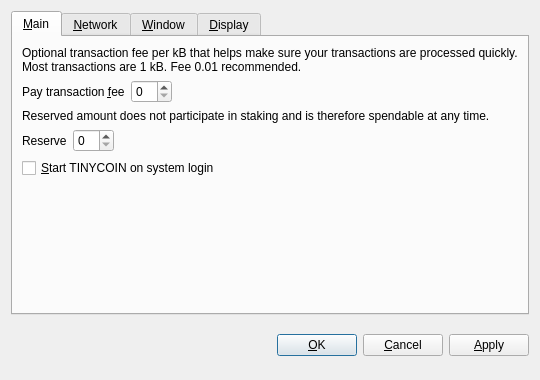
<?xml version="1.0" encoding="UTF-8"?>
<ui version="4.0">
 <class>OptionsDialog</class>
 <widget class="QDialog" name="OptionsDialog">
  <property name="geometry">
   <rect>
    <x>0</x>
    <y>0</y>
    <width>540</width>
    <height>380</height>
   </rect>
  </property>
  <property name="windowTitle">
   <string>Options</string>
  </property>
  <property name="modal">
   <bool>true</bool>
  </property>
  <layout class="QVBoxLayout" name="verticalLayout">
   <item>
    <widget class="QTabWidget" name="tabWidget">
     <property name="tabPosition">
      <enum>QTabWidget::North</enum>
     </property>
     <property name="currentIndex">
      <number>0</number>
     </property>
     <widget class="QWidget" name="tabMain">
      <attribute name="title">
       <string>&amp;Main</string>
      </attribute>
      <layout class="QVBoxLayout" name="verticalLayout_Main">
       <item>
        <widget class="QLabel" name="transactionFeeInfoLabel">
         <property name="text">
          <string>Optional transaction fee per kB that helps make sure your transactions are processed quickly. Most transactions are 1 kB. Fee 0.01 recommended.</string>
         </property>
         <property name="textFormat">
          <enum>Qt::PlainText</enum>
         </property>
         <property name="wordWrap">
          <bool>true</bool>
         </property>
        </widget>
       </item>
       <item>
        <layout class="QHBoxLayout" name="horizontalLayoutFee">
         <item>
          <widget class="QLabel" name="transactionFeeLabel">
           <property name="text">
            <string>Pay transaction &amp;fee</string>
           </property>
           <property name="textFormat">
            <enum>Qt::PlainText</enum>
           </property>
           <property name="buddy">
            <cstring>transactionFee</cstring>
           </property>
          </widget>
         </item>
         <item>
          <widget class="BitcoinAmountField" name="transactionFee"/>
         </item>
         <item>
          <spacer name="horizontalSpacerFee">
           <property name="orientation">
            <enum>Qt::Horizontal</enum>
           </property>
           <property name="sizeHint" stdset="0">
            <size>
             <width>40</width>
             <height>20</height>
            </size>
           </property>
          </spacer>
         </item>
        </layout>
       </item>
       <item>
        <widget class="QLabel" name="reserveBalanceInfoLabel">
         <property name="text">
          <string>Reserved amount does not participate in staking and is therefore spendable at any time.</string>
         </property>
         <property name="textFormat">
          <enum>Qt::PlainText</enum>
         </property>
         <property name="wordWrap">
          <bool>true</bool>
         </property>
        </widget>
       </item>
       <item>
        <layout class="QHBoxLayout" name="horizontalLayoutReserveBalance">
         <item>
          <widget class="QLabel" name="reserveBalanceLabel">
           <property name="text">
            <string>Reserve</string>
           </property>
           <property name="textFormat">
            <enum>Qt::PlainText</enum>
           </property>
           <property name="buddy">
            <cstring>reserveBalance</cstring>
           </property>
          </widget>
         </item>
         <item>
          <widget class="BitcoinAmountField" name="reserveBalance"/>
         </item>
         <item>
          <spacer name="horizontalSpacerReserveBalance">
           <property name="orientation">
            <enum>Qt::Horizontal</enum>
           </property>
           <property name="sizeHint" stdset="0">
            <size>
             <width>40</width>
             <height>20</height>
            </size>
           </property>
          </spacer>
         </item>
        </layout>
       </item>
       <item>
        <widget class="QCheckBox" name="bitcoinAtStartup">
         <property name="toolTip">
          <string>Automatically start TINYCOIN after logging in to the system.</string>
         </property>
         <property name="text">
          <string>&amp;Start TINYCOIN on system login</string>
         </property>
        </widget>
       </item>
       <item>
        <spacer name="verticalSpacer_Main">
         <property name="orientation">
          <enum>Qt::Vertical</enum>
         </property>
         <property name="sizeHint" stdset="0">
          <size>
           <width>20</width>
           <height>40</height>
          </size>
         </property>
        </spacer>
       </item>
      </layout>
     </widget>
     <widget class="QWidget" name="tabNetwork">
      <attribute name="title">
       <string>&amp;Network</string>
      </attribute>
      <layout class="QVBoxLayout" name="verticalLayout_Network">
       <item>
        <widget class="QCheckBox" name="mapPortUpnp">
         <property name="toolTip">
          <string>Automatically open the TINYCOIN client port on the router. This only works when your router supports UPnP and it is enabled.</string>
         </property>
         <property name="text">
          <string>Map port using &amp;UPnP</string>
         </property>
        </widget>
       </item>
       <item>
        <widget class="QCheckBox" name="connectSocks">
         <property name="toolTip">
          <string>Connect to the TINYCOIN network through a SOCKS proxy (e.g. when connecting through Tor).</string>
         </property>
         <property name="text">
          <string>&amp;Connect through SOCKS proxy:</string>
         </property>
        </widget>
       </item>
       <item>
        <layout class="QHBoxLayout" name="horizontalLayout_Network">
         <item>
          <widget class="QLabel" name="proxyIpLabel">
           <property name="text">
            <string>Proxy &amp;IP:</string>
           </property>
           <property name="textFormat">
            <enum>Qt::PlainText</enum>
           </property>
           <property name="buddy">
            <cstring>proxyIp</cstring>
           </property>
          </widget>
         </item>
         <item>
          <widget class="QValidatedLineEdit" name="proxyIp">
           <property name="maximumSize">
            <size>
             <width>140</width>
             <height>16777215</height>
            </size>
           </property>
           <property name="toolTip">
            <string>IP address of the proxy (e.g. 127.0.0.1)</string>
           </property>
          </widget>
         </item>
         <item>
          <widget class="QLabel" name="proxyPortLabel">
           <property name="text">
            <string>&amp;Port:</string>
           </property>
           <property name="textFormat">
            <enum>Qt::PlainText</enum>
           </property>
           <property name="buddy">
            <cstring>proxyPort</cstring>
           </property>
          </widget>
         </item>
         <item>
          <widget class="QLineEdit" name="proxyPort">
           <property name="maximumSize">
            <size>
             <width>55</width>
             <height>16777215</height>
            </size>
           </property>
           <property name="toolTip">
            <string>Port of the proxy (e.g. 9050)</string>
           </property>
          </widget>
         </item>
         <item>
          <widget class="QLabel" name="socksVersionLabel">
           <property name="text">
            <string>SOCKS &amp;Version:</string>
           </property>
           <property name="textFormat">
            <enum>Qt::PlainText</enum>
           </property>
           <property name="buddy">
            <cstring>socksVersion</cstring>
           </property>
          </widget>
         </item>
         <item>
          <widget class="QValueComboBox" name="socksVersion">
           <property name="toolTip">
            <string>SOCKS version of the proxy (e.g. 5)</string>
           </property>
          </widget>
         </item>
         <item>
          <spacer name="horizontalSpacer_Network">
           <property name="orientation">
            <enum>Qt::Horizontal</enum>
           </property>
           <property name="sizeHint" stdset="0">
            <size>
             <width>40</width>
             <height>20</height>
            </size>
           </property>
          </spacer>
         </item>
        </layout>
       </item>
       <item>
        <spacer name="verticalSpacer_Network">
         <property name="orientation">
          <enum>Qt::Vertical</enum>
         </property>
         <property name="sizeHint" stdset="0">
          <size>
           <width>20</width>
           <height>40</height>
          </size>
         </property>
        </spacer>
       </item>
      </layout>
     </widget>
     <widget class="QWidget" name="tabWindow">
      <attribute name="title">
       <string>&amp;Window</string>
      </attribute>
      <layout class="QVBoxLayout" name="verticalLayout_Window">
       <item>
        <widget class="QCheckBox" name="minimizeToTray">
         <property name="toolTip">
          <string>Show only a tray icon after minimizing the window.</string>
         </property>
         <property name="text">
          <string>&amp;Minimize to the tray instead of the taskbar</string>
         </property>
        </widget>
       </item>
       <item>
        <widget class="QCheckBox" name="minimizeOnClose">
         <property name="toolTip">
          <string>Minimize instead of exit the application when the window is closed. When this option is enabled, the application will be closed only after selecting Quit in the menu.</string>
         </property>
         <property name="text">
          <string>M&amp;inimize on close</string>
         </property>
        </widget>
       </item>
       <item>
        <spacer name="verticalSpacer_Window">
         <property name="orientation">
          <enum>Qt::Vertical</enum>
         </property>
         <property name="sizeHint" stdset="0">
          <size>
           <width>20</width>
           <height>40</height>
          </size>
         </property>
        </spacer>
       </item>
      </layout>
     </widget>
     <widget class="QWidget" name="tabDisplay">
      <attribute name="title">
       <string>&amp;Display</string>
      </attribute>
      <layout class="QVBoxLayout" name="verticalLayout_Display">
       <item>
        <layout class="QHBoxLayout" name="horizontalLayout_1_Display">
         <item>
          <widget class="QLabel" name="langLabel">
           <property name="text">
            <string>User Interface &amp;language:</string>
           </property>
           <property name="textFormat">
            <enum>Qt::PlainText</enum>
           </property>
           <property name="buddy">
            <cstring>lang</cstring>
           </property>
          </widget>
         </item>
         <item>
          <widget class="QValueComboBox" name="lang">
           <property name="toolTip">
            <string>The user interface language can be set here. This setting will take effect after restarting TINYCOIN.</string>
           </property>
          </widget>
         </item>
        </layout>
       </item>
       <item>
        <layout class="QHBoxLayout" name="horizontalLayout_2_Display">
         <item>
          <widget class="QLabel" name="unitLabel">
           <property name="text">
            <string>&amp;Unit to show amounts in:</string>
           </property>
           <property name="textFormat">
            <enum>Qt::PlainText</enum>
           </property>
           <property name="buddy">
            <cstring>unit</cstring>
           </property>
          </widget>
         </item>
         <item>
          <widget class="QValueComboBox" name="unit">
           <property name="toolTip">
            <string>Choose the default subdivision unit to show in the interface and when sending coins.</string>
           </property>
          </widget>
         </item>
        </layout>
       </item>
       <item>
        <widget class="QCheckBox" name="displayAddresses">
         <property name="toolTip">
          <string>Whether to show TINYCOIN addresses in the transaction list or not.</string>
         </property>
         <property name="text">
          <string>&amp;Display addresses in transaction list</string>
         </property>
        </widget>
       </item>
       <item>
        <widget class="QCheckBox" name="coinControlFeatures">
         <property name="toolTip">
          <string>Whether to show coin control features or not.</string>
         </property>
         <property name="text">
          <string>Display coin &amp;control features (experts only!)</string>
         </property>
        </widget>
       </item>
       <item>
        <spacer name="verticalSpacer_Display">
         <property name="orientation">
          <enum>Qt::Vertical</enum>
         </property>
         <property name="sizeHint" stdset="0">
          <size>
           <width>20</width>
           <height>40</height>
          </size>
         </property>
        </spacer>
       </item>
      </layout>
     </widget>
    </widget>
   </item>
   <item>
    <layout class="QHBoxLayout" name="horizontalLayout_Buttons">
     <item>
      <spacer name="horizontalSpacer_1">
       <property name="orientation">
        <enum>Qt::Horizontal</enum>
       </property>
       <property name="sizeHint" stdset="0">
        <size>
         <width>40</width>
         <height>48</height>
        </size>
       </property>
      </spacer>
     </item>
     <item>
      <widget class="QLabel" name="statusLabel">
       <property name="font">
        <font>
         <weight>75</weight>
         <bold>true</bold>
        </font>
       </property>
       <property name="text">
        <string/>
       </property>
       <property name="textFormat">
        <enum>Qt::PlainText</enum>
       </property>
       <property name="wordWrap">
        <bool>true</bool>
       </property>
      </widget>
     </item>
     <item>
      <spacer name="horizontalSpacer_2">
       <property name="orientation">
        <enum>Qt::Horizontal</enum>
       </property>
       <property name="sizeHint" stdset="0">
        <size>
         <width>40</width>
         <height>48</height>
        </size>
       </property>
      </spacer>
     </item>
     <item>
      <widget class="QPushButton" name="okButton">
       <property name="text">
        <string>&amp;OK</string>
       </property>
      </widget>
     </item>
     <item>
      <widget class="QPushButton" name="cancelButton">
       <property name="text">
        <string>&amp;Cancel</string>
       </property>
       <property name="autoDefault">
        <bool>false</bool>
       </property>
      </widget>
     </item>
     <item>
      <widget class="QPushButton" name="applyButton">
       <property name="text">
        <string>&amp;Apply</string>
       </property>
       <property name="autoDefault">
        <bool>false</bool>
       </property>
      </widget>
     </item>
    </layout>
   </item>
  </layout>
 </widget>
 <customwidgets>
  <customwidget>
   <class>BitcoinAmountField</class>
   <extends>QSpinBox</extends>
   <header>bitcoinamountfield.h</header>
  </customwidget>
  <customwidget>
   <class>QValueComboBox</class>
   <extends>QComboBox</extends>
   <header>qvaluecombobox.h</header>
  </customwidget>
  <customwidget>
   <class>QValidatedLineEdit</class>
   <extends>QLineEdit</extends>
   <header>qvalidatedlineedit.h</header>
  </customwidget>
 </customwidgets>
 <resources/>
 <connections/>
</ui>
